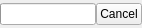
<?xml version="1.0" encoding="UTF-8"?>
<ui version="4.0">
 <class>StatusBar</class>
 <widget class="QWidget" name="StatusBar">
  <property name="geometry">
   <rect>
    <x>0</x>
    <y>0</y>
    <width>142</width>
    <height>28</height>
   </rect>
  </property>
  <property name="sizePolicy">
   <sizepolicy hsizetype="Minimum" vsizetype="Minimum">
    <horstretch>0</horstretch>
    <verstretch>0</verstretch>
   </sizepolicy>
  </property>
  <property name="windowTitle">
   <string>Form</string>
  </property>
  <layout class="QHBoxLayout" name="horizontalLayout_2">
   <property name="spacing">
    <number>0</number>
   </property>
   <property name="leftMargin">
    <number>0</number>
   </property>
   <property name="topMargin">
    <number>0</number>
   </property>
   <property name="rightMargin">
    <number>0</number>
   </property>
   <property name="bottomMargin">
    <number>0</number>
   </property>
   <item>
    <widget class="QProgressBar" name="requestProgress">
     <property name="styleSheet">
      <string notr="true"/>
     </property>
     <property name="maximum">
      <number>100</number>
     </property>
     <property name="value">
      <number>0</number>
     </property>
     <property name="textVisible">
      <bool>false</bool>
     </property>
    </widget>
   </item>
   <item>
    <widget class="QPushButton" name="cancelButton">
     <property name="styleSheet">
      <string notr="true">padding: 3px</string>
     </property>
     <property name="text">
      <string>Cancel</string>
     </property>
     <property name="flat">
      <bool>false</bool>
     </property>
    </widget>
   </item>
  </layout>
 </widget>
 <resources/>
 <connections/>
</ui>
